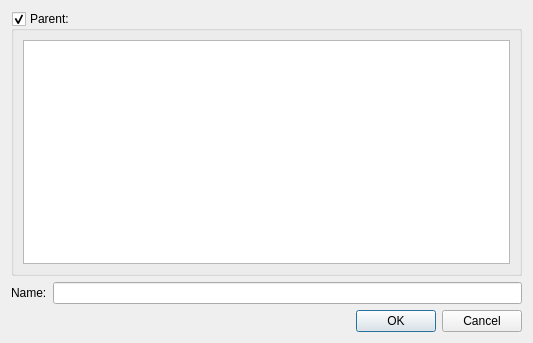
<?xml version="1.0" encoding="UTF-8"?>
<ui version="4.0">
 <class>CreateCategoryDialog</class>
 <widget class="QDialog" name="CreateCategoryDialog">
  <property name="geometry">
   <rect>
    <x>0</x>
    <y>0</y>
    <width>533</width>
    <height>343</height>
   </rect>
  </property>
  <property name="windowTitle">
   <string>CreateCurrencyDialog</string>
  </property>
  <layout class="QVBoxLayout" name="verticalLayout">
   <item>
    <widget class="QGroupBox" name="parentGroupBox">
     <property name="tabletTracking">
      <bool>false</bool>
     </property>
     <property name="title">
      <string>Parent:</string>
     </property>
     <property name="checkable">
      <bool>true</bool>
     </property>
     <layout class="QHBoxLayout" name="horizontalLayout">
      <item>
       <widget class="QTreeView" name="parentTreeView"/>
      </item>
     </layout>
    </widget>
   </item>
   <item>
    <layout class="QHBoxLayout" name="nameLayout">
     <item>
      <widget class="QLabel" name="nameLabel">
       <property name="text">
        <string>Name:</string>
       </property>
      </widget>
     </item>
     <item>
      <widget class="QLineEdit" name="nameLineEdit"/>
     </item>
    </layout>
   </item>
   <item>
    <widget class="QDialogButtonBox" name="buttonBox">
     <property name="standardButtons">
      <set>QDialogButtonBox::Cancel|QDialogButtonBox::Ok</set>
     </property>
    </widget>
   </item>
  </layout>
 </widget>
 <resources/>
 <connections>
  <connection>
   <sender>buttonBox</sender>
   <signal>accepted()</signal>
   <receiver>CreateCategoryDialog</receiver>
   <slot>accept()</slot>
   <hints>
    <hint type="sourcelabel">
     <x>152</x>
     <y>83</y>
    </hint>
    <hint type="destinationlabel">
     <x>120</x>
     <y>51</y>
    </hint>
   </hints>
  </connection>
  <connection>
   <sender>buttonBox</sender>
   <signal>rejected()</signal>
   <receiver>CreateCategoryDialog</receiver>
   <slot>reject()</slot>
   <hints>
    <hint type="sourcelabel">
     <x>152</x>
     <y>83</y>
    </hint>
    <hint type="destinationlabel">
     <x>120</x>
     <y>51</y>
    </hint>
   </hints>
  </connection>
 </connections>
</ui>
